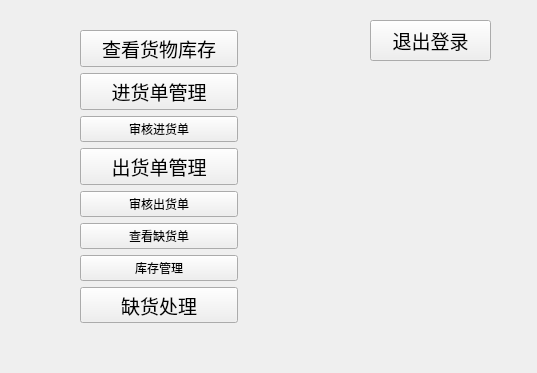
<?xml version="1.0" encoding="UTF-8"?>
<ui version="4.0">
 <class>login</class>
 <widget class="QWidget" name="login">
  <property name="geometry">
   <rect>
    <x>0</x>
    <y>0</y>
    <width>537</width>
    <height>373</height>
   </rect>
  </property>
  <property name="windowTitle">
   <string>Form</string>
  </property>
  <widget class="QLabel" name="le_username">
   <property name="geometry">
    <rect>
     <x>280</x>
     <y>30</y>
     <width>71</width>
     <height>20</height>
    </rect>
   </property>
   <property name="font">
    <font>
     <pointsize>14</pointsize>
    </font>
   </property>
   <property name="text">
    <string/>
   </property>
  </widget>
  <widget class="QPushButton" name="btn_logout">
   <property name="geometry">
    <rect>
     <x>370</x>
     <y>20</y>
     <width>121</width>
     <height>41</height>
    </rect>
   </property>
   <property name="font">
    <font>
     <pointsize>14</pointsize>
    </font>
   </property>
   <property name="text">
    <string>退出登录</string>
   </property>
  </widget>
  <widget class="QWidget" name="verticalLayoutWidget_3">
   <property name="geometry">
    <rect>
     <x>80</x>
     <y>30</y>
     <width>158</width>
     <height>293</height>
    </rect>
   </property>
   <layout class="QVBoxLayout" name="verticalLayout_3">
    <item>
     <widget class="QPushButton" name="btn_selstock">
      <property name="font">
       <font>
        <pointsize>14</pointsize>
       </font>
      </property>
      <property name="text">
       <string>查看货物库存</string>
      </property>
     </widget>
    </item>
    <item>
     <widget class="QPushButton" name="btn_outable">
      <property name="font">
       <font>
        <pointsize>14</pointsize>
       </font>
      </property>
      <property name="text">
       <string>进货单管理</string>
      </property>
     </widget>
    </item>
    <item>
     <widget class="QPushButton" name="btn_incheck">
      <property name="text">
       <string>审核进货单</string>
      </property>
     </widget>
    </item>
    <item>
     <widget class="QPushButton" name="btn_intable">
      <property name="font">
       <font>
        <pointsize>14</pointsize>
       </font>
      </property>
      <property name="text">
       <string>出货单管理</string>
      </property>
     </widget>
    </item>
    <item>
     <widget class="QPushButton" name="btn_outcheck">
      <property name="text">
       <string>审核出货单</string>
      </property>
     </widget>
    </item>
    <item>
     <layout class="QVBoxLayout" name="verticalLayout">
      <item>
       <widget class="QPushButton" name="btn_selneed">
        <property name="text">
         <string>查看缺货单</string>
        </property>
       </widget>
      </item>
      <item>
       <widget class="QPushButton" name="btn_stockmanage">
        <property name="text">
         <string>库存管理</string>
        </property>
       </widget>
      </item>
      <item>
       <widget class="QPushButton" name="btn_need">
        <property name="font">
         <font>
          <pointsize>14</pointsize>
         </font>
        </property>
        <property name="text">
         <string>缺货处理</string>
        </property>
       </widget>
      </item>
     </layout>
    </item>
   </layout>
  </widget>
 </widget>
 <resources/>
 <connections/>
</ui>
